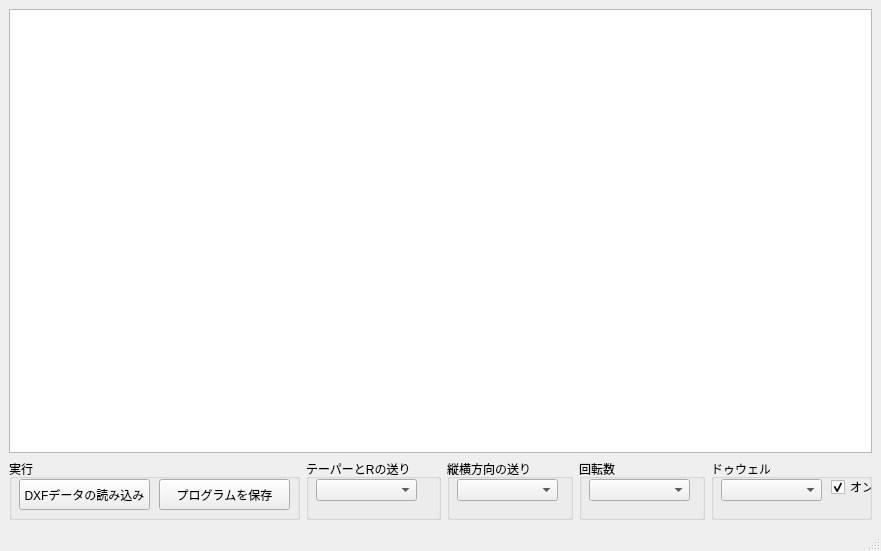
<?xml version="1.0" encoding="UTF-8"?>
<ui version="4.0">
 <class>MainWindow2</class>
 <widget class="QMainWindow" name="MainWindow2">
  <property name="geometry">
   <rect>
    <x>0</x>
    <y>0</y>
    <width>881</width>
    <height>551</height>
   </rect>
  </property>
  <property name="sizePolicy">
   <sizepolicy hsizetype="Expanding" vsizetype="Expanding">
    <horstretch>0</horstretch>
    <verstretch>0</verstretch>
   </sizepolicy>
  </property>
  <property name="minimumSize">
   <size>
    <width>881</width>
    <height>551</height>
   </size>
  </property>
  <property name="windowTitle">
   <string>NcWorks DXFtoNC </string>
  </property>
  <property name="windowIcon">
   <iconset>
    <normaloff>PLANET.ico</normaloff>PLANET.ico</iconset>
  </property>
  <widget class="QWidget" name="centralwidget">
   <layout class="QGridLayout" name="gridLayout">
    <item row="1" column="0">
     <widget class="QGroupBox" name="groupBox1">
      <property name="minimumSize">
       <size>
        <width>291</width>
        <height>61</height>
       </size>
      </property>
      <property name="title">
       <string>実行</string>
      </property>
      <widget class="QPushButton" name="pushButton1">
       <property name="geometry">
        <rect>
         <x>10</x>
         <y>20</y>
         <width>131</width>
         <height>31</height>
        </rect>
       </property>
       <property name="text">
        <string>DXFデータの読み込み</string>
       </property>
      </widget>
      <widget class="QPushButton" name="pushButton2">
       <property name="geometry">
        <rect>
         <x>150</x>
         <y>20</y>
         <width>131</width>
         <height>31</height>
        </rect>
       </property>
       <property name="text">
        <string>プログラムを保存</string>
       </property>
      </widget>
     </widget>
    </item>
    <item row="1" column="2">
     <widget class="QGroupBox" name="groupBox3">
      <property name="minimumSize">
       <size>
        <width>121</width>
        <height>61</height>
       </size>
      </property>
      <property name="title">
       <string>縦横方向の送り</string>
      </property>
      <widget class="QComboBox" name="comboBox2">
       <property name="geometry">
        <rect>
         <x>10</x>
         <y>20</y>
         <width>101</width>
         <height>22</height>
        </rect>
       </property>
      </widget>
     </widget>
    </item>
    <item row="1" column="1">
     <widget class="QGroupBox" name="groupBox2">
      <property name="minimumSize">
       <size>
        <width>135</width>
        <height>61</height>
       </size>
      </property>
      <property name="title">
       <string>テーパーとRの送り</string>
      </property>
      <widget class="QComboBox" name="comboBox1">
       <property name="geometry">
        <rect>
         <x>10</x>
         <y>20</y>
         <width>101</width>
         <height>22</height>
        </rect>
       </property>
      </widget>
     </widget>
    </item>
    <item row="1" column="3">
     <widget class="QGroupBox" name="groupBox4">
      <property name="minimumSize">
       <size>
        <width>121</width>
        <height>61</height>
       </size>
      </property>
      <property name="title">
       <string>回転数</string>
      </property>
      <widget class="QComboBox" name="comboBox3">
       <property name="geometry">
        <rect>
         <x>10</x>
         <y>20</y>
         <width>101</width>
         <height>22</height>
        </rect>
       </property>
      </widget>
     </widget>
    </item>
    <item row="1" column="4">
     <widget class="QGroupBox" name="groupBox5">
      <property name="minimumSize">
       <size>
        <width>161</width>
        <height>61</height>
       </size>
      </property>
      <property name="title">
       <string>ドゥウェル</string>
      </property>
      <widget class="QComboBox" name="comboBox4">
       <property name="geometry">
        <rect>
         <x>10</x>
         <y>20</y>
         <width>101</width>
         <height>22</height>
        </rect>
       </property>
      </widget>
      <widget class="QCheckBox" name="checkBox1">
       <property name="geometry">
        <rect>
         <x>120</x>
         <y>20</y>
         <width>41</width>
         <height>16</height>
        </rect>
       </property>
       <property name="text">
        <string>オン</string>
       </property>
       <property name="checked">
        <bool>true</bool>
       </property>
      </widget>
     </widget>
    </item>
    <item row="0" column="0" colspan="5">
     <widget class="QPlainTextEdit" name="plainTextEdit">
      <property name="minimumSize">
       <size>
        <width>781</width>
        <height>201</height>
       </size>
      </property>
      <property name="font">
       <font>
        <family>游ゴシック</family>
        <pointsize>12</pointsize>
       </font>
      </property>
     </widget>
    </item>
   </layout>
  </widget>
  <widget class="QMenuBar" name="menubar">
   <property name="geometry">
    <rect>
     <x>0</x>
     <y>0</y>
     <width>881</width>
     <height>22</height>
    </rect>
   </property>
  </widget>
  <widget class="QStatusBar" name="statusbar"/>
 </widget>
 <resources/>
 <connections/>
</ui>
